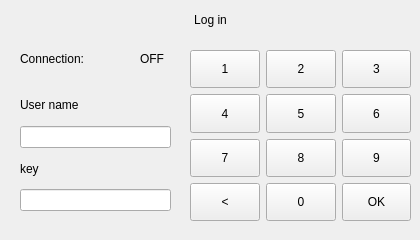
<?xml version="1.0" encoding="UTF-8"?>
<ui version="4.0">
 <class>Frame_Login</class>
 <widget class="QFrame" name="Frame_Login">
  <property name="geometry">
   <rect>
    <x>0</x>
    <y>0</y>
    <width>420</width>
    <height>240</height>
   </rect>
  </property>
  <property name="windowTitle">
   <string>Frame</string>
  </property>
  <widget class="QLabel" name="label">
   <property name="geometry">
    <rect>
     <x>0</x>
     <y>10</y>
     <width>421</width>
     <height>20</height>
    </rect>
   </property>
   <property name="text">
    <string>Log in</string>
   </property>
   <property name="alignment">
    <set>Qt::AlignCenter</set>
   </property>
  </widget>
  <widget class="QWidget" name="gridLayoutWidget">
   <property name="geometry">
    <rect>
     <x>190</x>
     <y>50</y>
     <width>221</width>
     <height>171</height>
    </rect>
   </property>
   <layout class="QGridLayout" name="gridLayout">
    <item row="1" column="2">
     <widget class="QPushButton" name="buttom6">
      <property name="sizePolicy">
       <sizepolicy hsizetype="Minimum" vsizetype="Minimum">
        <horstretch>0</horstretch>
        <verstretch>0</verstretch>
       </sizepolicy>
      </property>
      <property name="focusPolicy">
       <enum>Qt::NoFocus</enum>
      </property>
      <property name="text">
       <string>6</string>
      </property>
     </widget>
    </item>
    <item row="1" column="1">
     <widget class="QPushButton" name="buttom5">
      <property name="sizePolicy">
       <sizepolicy hsizetype="Minimum" vsizetype="Minimum">
        <horstretch>0</horstretch>
        <verstretch>0</verstretch>
       </sizepolicy>
      </property>
      <property name="focusPolicy">
       <enum>Qt::NoFocus</enum>
      </property>
      <property name="text">
       <string>5</string>
      </property>
     </widget>
    </item>
    <item row="0" column="1">
     <widget class="QPushButton" name="buttom2">
      <property name="sizePolicy">
       <sizepolicy hsizetype="Minimum" vsizetype="Minimum">
        <horstretch>0</horstretch>
        <verstretch>0</verstretch>
       </sizepolicy>
      </property>
      <property name="focusPolicy">
       <enum>Qt::NoFocus</enum>
      </property>
      <property name="text">
       <string>2</string>
      </property>
     </widget>
    </item>
    <item row="2" column="2">
     <widget class="QPushButton" name="buttom9">
      <property name="sizePolicy">
       <sizepolicy hsizetype="Minimum" vsizetype="Minimum">
        <horstretch>0</horstretch>
        <verstretch>0</verstretch>
       </sizepolicy>
      </property>
      <property name="focusPolicy">
       <enum>Qt::NoFocus</enum>
      </property>
      <property name="text">
       <string>9</string>
      </property>
     </widget>
    </item>
    <item row="1" column="0">
     <widget class="QPushButton" name="buttom4">
      <property name="sizePolicy">
       <sizepolicy hsizetype="Minimum" vsizetype="Minimum">
        <horstretch>0</horstretch>
        <verstretch>0</verstretch>
       </sizepolicy>
      </property>
      <property name="focusPolicy">
       <enum>Qt::NoFocus</enum>
      </property>
      <property name="text">
       <string>4</string>
      </property>
     </widget>
    </item>
    <item row="2" column="1">
     <widget class="QPushButton" name="buttom8">
      <property name="sizePolicy">
       <sizepolicy hsizetype="Minimum" vsizetype="Minimum">
        <horstretch>0</horstretch>
        <verstretch>0</verstretch>
       </sizepolicy>
      </property>
      <property name="focusPolicy">
       <enum>Qt::NoFocus</enum>
      </property>
      <property name="text">
       <string>8</string>
      </property>
     </widget>
    </item>
    <item row="0" column="0">
     <widget class="QPushButton" name="buttom1">
      <property name="sizePolicy">
       <sizepolicy hsizetype="Minimum" vsizetype="Minimum">
        <horstretch>0</horstretch>
        <verstretch>0</verstretch>
       </sizepolicy>
      </property>
      <property name="focusPolicy">
       <enum>Qt::NoFocus</enum>
      </property>
      <property name="text">
       <string>1</string>
      </property>
     </widget>
    </item>
    <item row="0" column="2">
     <widget class="QPushButton" name="buttom3">
      <property name="sizePolicy">
       <sizepolicy hsizetype="Minimum" vsizetype="Minimum">
        <horstretch>0</horstretch>
        <verstretch>0</verstretch>
       </sizepolicy>
      </property>
      <property name="focusPolicy">
       <enum>Qt::NoFocus</enum>
      </property>
      <property name="text">
       <string>3</string>
      </property>
     </widget>
    </item>
    <item row="2" column="0">
     <widget class="QPushButton" name="buttom7">
      <property name="sizePolicy">
       <sizepolicy hsizetype="Minimum" vsizetype="Minimum">
        <horstretch>0</horstretch>
        <verstretch>0</verstretch>
       </sizepolicy>
      </property>
      <property name="focusPolicy">
       <enum>Qt::NoFocus</enum>
      </property>
      <property name="text">
       <string>7</string>
      </property>
     </widget>
    </item>
    <item row="3" column="1">
     <widget class="QPushButton" name="buttom0">
      <property name="sizePolicy">
       <sizepolicy hsizetype="Minimum" vsizetype="Minimum">
        <horstretch>0</horstretch>
        <verstretch>0</verstretch>
       </sizepolicy>
      </property>
      <property name="focusPolicy">
       <enum>Qt::NoFocus</enum>
      </property>
      <property name="text">
       <string>0</string>
      </property>
     </widget>
    </item>
    <item row="3" column="2">
     <widget class="QPushButton" name="buttom_connect">
      <property name="sizePolicy">
       <sizepolicy hsizetype="Minimum" vsizetype="Minimum">
        <horstretch>0</horstretch>
        <verstretch>0</verstretch>
       </sizepolicy>
      </property>
      <property name="text">
       <string>OK</string>
      </property>
     </widget>
    </item>
    <item row="3" column="0">
     <widget class="QPushButton" name="buttom_back">
      <property name="sizePolicy">
       <sizepolicy hsizetype="Minimum" vsizetype="Minimum">
        <horstretch>0</horstretch>
        <verstretch>0</verstretch>
       </sizepolicy>
      </property>
      <property name="focusPolicy">
       <enum>Qt::NoFocus</enum>
      </property>
      <property name="text">
       <string>&lt;</string>
      </property>
     </widget>
    </item>
   </layout>
  </widget>
  <widget class="QWidget" name="layoutWidget">
   <property name="geometry">
    <rect>
     <x>20</x>
     <y>90</y>
     <width>151</width>
     <height>121</height>
    </rect>
   </property>
   <layout class="QVBoxLayout" name="verticalLayout">
    <item>
     <widget class="QLabel" name="label_2">
      <property name="text">
       <string>User name</string>
      </property>
     </widget>
    </item>
    <item>
     <widget class="QLineEdit" name="edit_userName"/>
    </item>
    <item>
     <widget class="QLabel" name="label_3">
      <property name="text">
       <string>key</string>
      </property>
     </widget>
    </item>
    <item>
     <widget class="QLineEdit" name="edit_key"/>
    </item>
   </layout>
  </widget>
  <widget class="QLabel" name="label_4">
   <property name="geometry">
    <rect>
     <x>20</x>
     <y>50</y>
     <width>91</width>
     <height>17</height>
    </rect>
   </property>
   <property name="text">
    <string>Connection:</string>
   </property>
  </widget>
  <widget class="QLabel" name="label_status">
   <property name="geometry">
    <rect>
     <x>140</x>
     <y>50</y>
     <width>41</width>
     <height>17</height>
    </rect>
   </property>
   <property name="text">
    <string>OFF</string>
   </property>
  </widget>
 </widget>
 <resources/>
 <connections/>
</ui>
